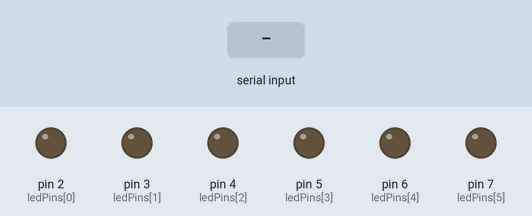
Recording of a sketch running on a simulated Arduino Uno, built with avr-gcc and run on an emulated ATmega328P. Shown: output pins drawn as LEDs (lit = HIGH). Dashed ring = blinking. The test bench sets the inputs (shaded band). Random numbers use the default seed unless the sketch sets one; what the sketch prints to the serial monitor is not drawn.

Above: at 1.2 s.
1.3 s: "start\n" received over Serial
At 1.8 s:
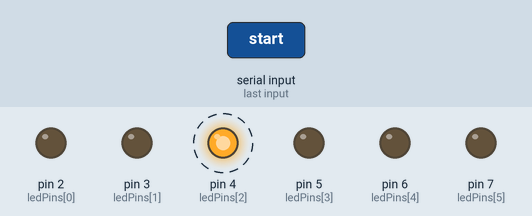
At 2.7 s:
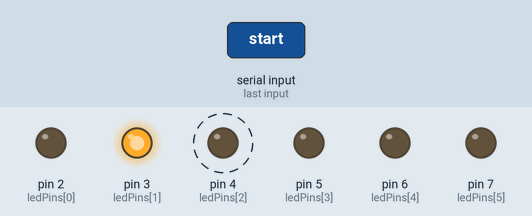
4.3 s: "5\n" received over Serial
At 7.28 s:
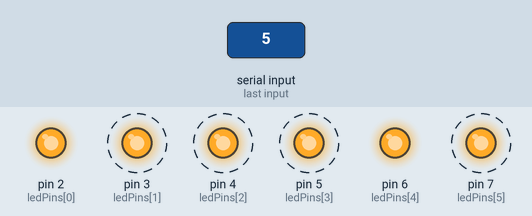
Timing chart, 0 to 13.3 s (numbered marks = the images above; inputs shaded):
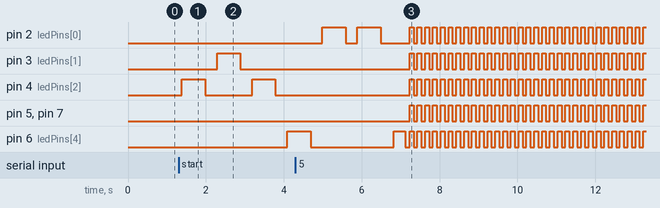

The sketch:

test1.ino
```cpp
const int numLeds = 6;
const int ledPins[] = {2,3,4,5,6,7}; // LED pins: 2,3,4,5,6,7
const int maxSequenceLength = 10;
const int minSequenceLength = 6;

int sequence[maxSequenceLength];
int userSequence[maxSequenceLength];
int sequenceLength;
int currentStep = 0;
int currentRound = 0;
bool gameActive = false;
bool inputEnabled = false;

// Round configurations: [sequence_length, delay_speed]
int rounds[3][2] = {
  {6, 600},   // Round 1: 9 bulbs, 800ms delay
  {8, 750},  // Round 2: 11 bulbs, 600ms delay
  {10, 1000}   // Round 3: 17 bulbs, 400ms delay
};

void setup() {
  Serial.begin(9600);

  // Initialize LED pins as outputs
  for(int i = 0; i < numLeds; i++) {
    pinMode(ledPins[i], OUTPUT);
    digitalWrite(ledPins[i], LOW); // Ensure all LEDs start OFF
  }

  randomSeed(analogRead(0));
  Serial.println("=== LED Memory Game ===");
  Serial.println("🎮 Game Ready! Type 'start' to begin.");
  Serial.println("🎯 3 Rounds - Get ready to test your memory!");
}

void loop() {
  if(Serial.available() > 0) {
    String input = Serial.readStringUntil('\n');
    input.trim();

    if(!gameActive && input.equalsIgnoreCase("start")) {
      startGame();
    }
    else if(input.equalsIgnoreCase("restart")) {
      resetGame();
      startGame();
    }
    else if(gameActive && inputEnabled) {
      processInput(input);
    }
  }
}

void startGame() {
  gameActive = true;
  currentRound = 1;
  startRound();
}

void startRound() {
  currentStep = 0;
  sequenceLength = rounds[currentRound-1][0];

  Serial.println("\n🎮 ===== ROUND " + String(currentRound) + " =====");
  Serial.print("🔢 Generating ");
  Serial.print(sequenceLength);
  Serial.println(" random LEDs...");

  generateSequence();
  playSequence();

  Serial.println("💡 Enter the sequence (numbers 1-6):");
  Serial.println("   (Type each number followed by Enter)");
  inputEnabled = true;
}

void generateSequence() {
  Serial.print("🔢 Sequence: ");
  for(int i = 0; i < sequenceLength; i++) {
    sequence[i] = random(0, numLeds);
    Serial.print(sequence[i] + 1);
    Serial.print(" ");
  }
  Serial.println();
}

void playSequence() {
  int roundDelay = rounds[currentRound-1][1];

  Serial.println("💡 Playing LED sequence:");
  for(int i = 0; i < sequenceLength; i++) {
    Serial.print("   Step ");
    Serial.print(i + 1);
    Serial.print(": LED ");
    Serial.print(sequence[i] + 1);
    Serial.println(" [ON]");

    // Turn ON the actual LED
    digitalWrite(ledPins[sequence[i]], HIGH);
    delay(roundDelay);

    Serial.print("   Step ");
    Serial.print(i + 1);
    Serial.print(": LED ");
    Serial.print(sequence[i] + 1);
    Serial.println(" [OFF]");

    // Turn OFF the actual LED
    digitalWrite(ledPins[sequence[i]], LOW);
    delay(roundDelay/2); // Shorter pause between LEDs
  }
}

void processInput(String input) {
  int number = input.toInt();

  if(number >= 1 && number <= numLeds) {
    int ledIndex = number - 1;

    Serial.print("You entered: ");
    Serial.println(number);

    // Light up the LED that user selected
    digitalWrite(ledPins[ledIndex], HIGH);
    delay(300);
    digitalWrite(ledPins[ledIndex], LOW);

    checkSequence(ledIndex);
  } else {
    Serial.println("❌ Invalid input! Please enter numbers 1-6 only.");
  }
}

void checkSequence(int input) {
  userSequence[currentStep] = input;

  Serial.print("🔍 Checking step ");
  Serial.print(currentStep + 1);
  Serial.print(": You entered ");
  Serial.print(input + 1);
  Serial.print(", Expected ");
  Serial.print(sequence[currentStep] + 1);

  if(userSequence[currentStep] != sequence[currentStep]) {
    Serial.println(" ❌ WRONG!");
    Serial.println("GAME_LOST");  // Signal loss for external UI
    gameLost();
    return;
  } else {
    Serial.println(" ✅ CORRECT!");
  }

  currentStep++;

  if(currentStep == sequenceLength) {
    Serial.println("ROUND_WON");  // Signal round win for external UI
    roundWon();
  } else {
    Serial.print("➡️ Next number (");
    Serial.print(sequenceLength - currentStep);
    Serial.println(" remaining):");
  }
}

void roundWon() {
  inputEnabled = false;
  Serial.println("🎉🎉🎉 ROUND " + String(currentRound) + " COMPLETED! 🎉🎉🎉");
  Serial.println("💡 All LEDs will stay ON for 5 seconds!");

  // Turn ON all LEDs for 5 seconds (end of round indicator)
  for(int i = 0; i < numLeds; i++) {
    digitalWrite(ledPins[i], HIGH);
  }

  // Countdown for 5 seconds
  for(int i = 5; i > 0; i--) {
    Serial.print("⏰ Next round in: ");
    Serial.print(i);
    Serial.println(" seconds...");
    delay(1000);
  }

  // Turn OFF all LEDs
  for(int i = 0; i < numLeds; i++) {
    digitalWrite(ledPins[i], LOW);
  }

  // Check if there are more rounds
  if(currentRound < 3) {
    currentRound++;
    startRound();
  } else {
    Serial.println("GAME_WON");  // Signal final win for external UI
    gameWon();
  }
}

void gameWon() {
  inputEnabled = false;
  Serial.println("🎉🎉🎉 CONGRATULATIONS! YOU WON THE ENTIRE GAME! 🎉🎉🎉");
  Serial.println("💡 All LEDs will stay ON for 30 seconds!");

  // Turn ON all LEDs for 30 seconds
  for(int i = 0; i < numLeds; i++) {
    digitalWrite(ledPins[i], HIGH);
  }

  // Countdown for 30 seconds
  for(int i = 30; i > 0; i--) {
    Serial.print("⏰ ");
    Serial.print(i);
    Serial.println(" seconds remaining...");
    delay(1000);
  }

  // Turn OFF all LEDs
  for(int i = 0; i < numLeds; i++) {
    digitalWrite(ledPins[i], LOW);
  }

  resetGame();
}

void gameLost() {
  inputEnabled = false;
  Serial.println("💥💥💥 GAME OVER! YOU LOST! 💥💥💥");
  Serial.println("💡 All LEDs will blink rapidly for 10 seconds!");

  // Rapid blink all LEDs for 10 seconds
  unsigned long startTime = millis();
  bool ledState = false;

  while(millis() - startTime < 10000) {
    ledState = !ledState;
    for(int i = 0; i < numLeds; i++) {
      digitalWrite(ledPins[i], ledState ? HIGH : LOW);
    }
    delay(100); // Fast blinking (100ms on, 100ms off)
  }

  // Ensure all LEDs are off
  for(int i = 0; i < numLeds; i++) {
    digitalWrite(ledPins[i], LOW);
  }

  resetGame();
}

void resetGame() {
  gameActive = false;
  inputEnabled = false;
  currentRound = 0;
  Serial.println("\n🔄 Game Reset!");
  Serial.println("🎮 Type 'start' to play again.");
  Serial.println("=================================");
}
```

Measured:
- after the input at 1.3 s, pin 3 (ledPins[1]): LOW → HIGH after 0.99 s, → LOW 0.60 s later; pin 4 (ledPins[2]): alternates HIGH for 0.60 s and LOW for 1.2 s, starting after 0.09 s; pin 6 (ledPins[4]): LOW → HIGH after 2.8 s
- after the input at 4.3 s, pin 3 (ledPins[1]), pin 4 (ledPins[2]), pin 5 (ledPins[3]), pin 7 (ledPins[5]): alternates HIGH for 0.10 s and LOW for 0.10 s, starting after 2.9 s
